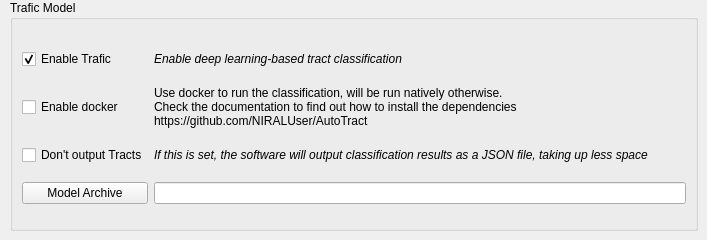
      <widget class="QWidget" name="classification_tab">
       <attribute name="title">
        <string>Classification</string>
       </attribute>
       <widget class="QWidget" name="tracts_dir_widget_2" native="true">
        <property name="geometry">
         <rect>
          <x>10</x>
          <y>0</y>
          <width>688</width>
          <height>231</height>
         </rect>
        </property>
        <layout class="QHBoxLayout" name="horizontalLayout_12">
         <item>
          <widget class="QGroupBox" name="trafic_config_groupBox">
           <property name="title">
            <string>Trafic Model</string>
           </property>
           <layout class="QGridLayout" name="gridLayout_12">
            <property name="topMargin">
             <number>18</number>
            </property>
            <item row="4" column="0">
             <widget class="QCheckBox" name="para_no_tract_output_trafic_checkBox">
              <property name="text">
               <string>Don't output Tracts</string>
              </property>
             </widget>
            </item>
            <item row="7" column="0">
             <widget class="QPushButton" name="trafic_model_dir_pushButton">
              <property name="text">
               <string>Model Archive</string>
              </property>
             </widget>
            </item>
            <item row="4" column="2">
             <widget class="QLabel" name="no_tract_output_trafic_descr_label">
              <property name="font">
               <font>
                <italic>true</italic>
               </font>
              </property>
              <property name="text">
               <string>If this is set, the software will output classification results as a JSON file, taking up less space</string>
              </property>
              <property name="scaledContents">
               <bool>false</bool>
              </property>
              <property name="wordWrap">
               <bool>true</bool>
              </property>
             </widget>
            </item>
            <item row="0" column="2">
             <widget class="QLabel" name="enable_trafic_descr_label">
              <property name="font">
               <font>
                <italic>true</italic>
               </font>
              </property>
              <property name="text">
               <string>Enable deep learning-based tract classification</string>
              </property>
             </widget>
            </item>
            <item row="0" column="0">
             <widget class="QCheckBox" name="para_enable_trafic_checkBox">
              <property name="toolTipDuration">
               <number>-3</number>
              </property>
              <property name="text">
               <string>Enable Trafic</string>
              </property>
              <property name="checked">
               <bool>true</bool>
              </property>
             </widget>
            </item>
            <item row="7" column="2">
             <widget class="QLineEdit" name="para_trafic_model_dir_lineEdit"/>
            </item>
            <item row="1" column="0">
             <widget class="QCheckBox" name="para_enable_docker_checkBox">
              <property name="text">
               <string>Enable docker</string>
              </property>
             </widget>
            </item>
            <item row="1" column="2">
             <widget class="QLabel" name="docker_label">
              <property name="toolTip">
               <string>If is running natively. tensorflow and vtk must be installed with python.</string>
              </property>
              <property name="text">
               <string>Use docker to run the classification, will be run natively otherwise. 
Check the documentation to find out how to install the dependencies 
https://github.com/NIRALUser/AutoTract</string>
              </property>
             </widget>
            </item>
           </layout>
          </widget>
         </item>
        </layout>
       </widget>
      </widget>
